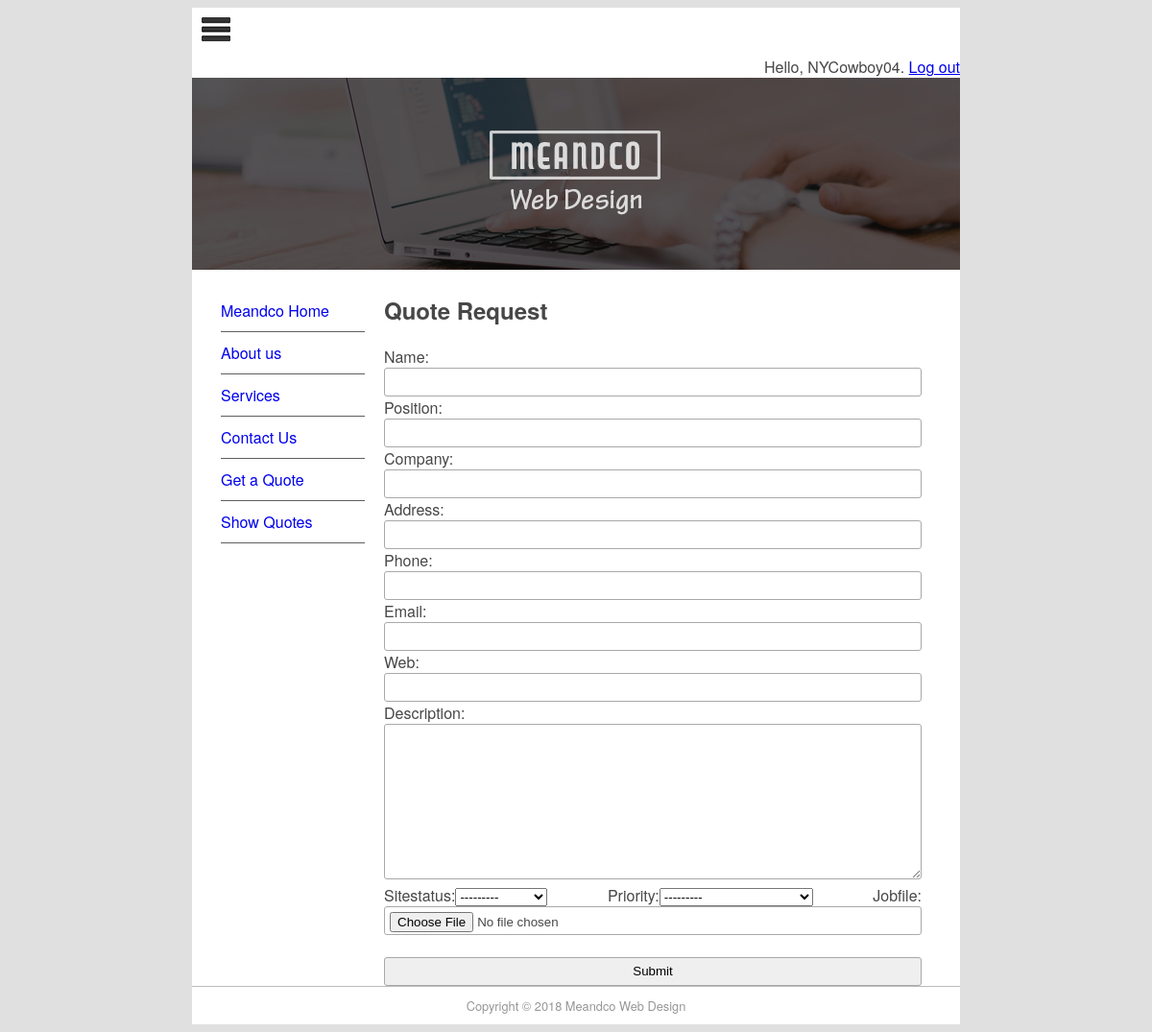
The page /quote (signed in) on the database its author committed.
### pages/models.py (models this page shows, shortened)
class Page(models.Model):
    title = models.CharField(max_length=60)
    permalink = models.CharField(max_length=12, unique = True)
    update_date = models.DateTimeField('Last Updated')
    bodytext = models.TextField('Page Content', blank=True)

### quotes/views.py (the view)
@login_required(login_url=reverse_lazy('login'))
def quote_req(request):
    submitted = False
    if request.method == 'POST':
        form = QuoteForm(request.POST, request.FILES)
        if form.is_valid():
            quote = form.save(commit=False)
            try:
                quote.username = request.user
            except Exception:
                pass
            quote.save()
            return HttpResponseRedirect('/quote?submitted=True')
    else:
        form = QuoteForm()
        if 'submitted' in request.GET:
                submitted = True
    return render(request, 'quotes/quote.html', {'form':form,
    'page_list':Page.objects.all(), 'submitted': submitted})

### quotes/forms.py
class QuoteForm(ModelForm):
    required_css_class = 'required'
    class Meta:
        model = Quote
        fields = [
            'name', 'position', 'company', 'address',
            'phone', 'email', 'web','description',
            'sitestatus','priority','jobfile'
        ]

### mfdw_site/templates/quotes/quote.html (shortened to what this page needs)
{% extends "base.html" %}
{% block sidenav %}
  {% for page in page_list %}
    <li><a href="{{ page.permalink }}">{{ page.title }}</a></li>
  {% endfor %}
{% endblock sidenav %}
{% block content %}
<h1> Quote Request</h1>
{% if submitted %}
  <p class="success">
    Your quote was submitted successfully. Thank you.
  </p>
{% else %}
  <form action="" enctype="multipart/form-data" method="post" novalidate
  <table>
    {{ form.as_table }}
    <tr>
      <td><input type="submit" value="Submit"></td>
    </tr>
</form>
{% endif %}
{% endblock content %}

### mfdw_site/templates/base.html (shortened to what this page needs)
<!DOCTYPE html>
{% load static %}
<html>
  <head>
    <link href="{% static 'main.css' %}" rel="stylesheet" type="text/css">
  </head>
  <body>
    <div id="wrapper">
      <header id = "header">
        <div id="logo"><img src="{% static 'logo.jpg' %}" alt=""/></div>
          <span style="float:right;">
            {% if user.is_authenticated %}
              Hello, {{user.username}}. <a href="{% url 'logout' %}?next=/">Log out </a>
            {% else %}
              Not logged in. <a href="{% url 'login' %}?next=/">Log in</a>.
            {% endif %}
          </span>
        <div id="topbanner"><img src="{% static 'top_banner.png' %}" width="800"
          height="200" alt=""/></div>
      </header>
      <aside id="leftsidebar">
        <nav id="nav">
          <ul>
            {% block sidenav %}{% endblock sidenav %}
            <li><a href="/contact">Contact Us</a></li>
            <li><a href="/quote">Get a Quote</a></li>
            <li><a href="/quote/show">Show Quotes</a></li>
          </ul>
        </nav>
      </aside>
      <section id="main">
        {% block content %}{% endblock content %}
      </section>
      <footer id="footer">Copyright &copy 2018 Meandco Web Design</footer>
    </div>
  </body>
</html>

### mfdw_site/static/main.css (style rules this page uses)
#header { border-style: none; width: 800px; height: auto; }
#wrapper { margin-top: 0px; margin-left: auto; margin-right: auto; background-color: #FFFFFF; width: 800px; }
body { background-color: #E0E0E0; font-family: Gotham, "Helvetica Neue", Helvetica, Arial, sans-serif; text-align: justify; color: #474747; }
#footer { text-align: center; font-size: 0.8em; margin-top: 5px; padding-top: 10px; padding-bottom: 10px; background-color: #FFFFFF; border-top: thin solid #BBBBBB; clear:both; color: #969696; }
#nav li { padding-top: 10px; padding-bottom: 10px; font-size: 1em; list-style-type: none; border-bottom: thin solid #5F5F5F; color: #4C4C4C; left: 0px; list-style-position: inside; margin-left: -10px; }
#nav li a { text-decoration: none; }
#leftsidebar { width: 180px; height: 350px; float: left; }
#main { width: 560px; float: left; margin-left: 20px; margin-right: 10px; padding-right: 10px; }
#logo { padding: 10px; }
input, textarea { width: 100%; padding: 5px!important; -webkit-box-sizing: border-box; -moz-box-sizing: border-box; box-sizing: border-box; border-radius: 3px; border-style: solid; border-width: 1px; border-color: rgb(169, 169, 169); }
input { height: 30px; }

### rows shown on the page
Page: title "Meandco Home"
Page: title "About us"
Page: title "Services"

### other values the page prints
{{ user.username }} "NYCowboy04"
